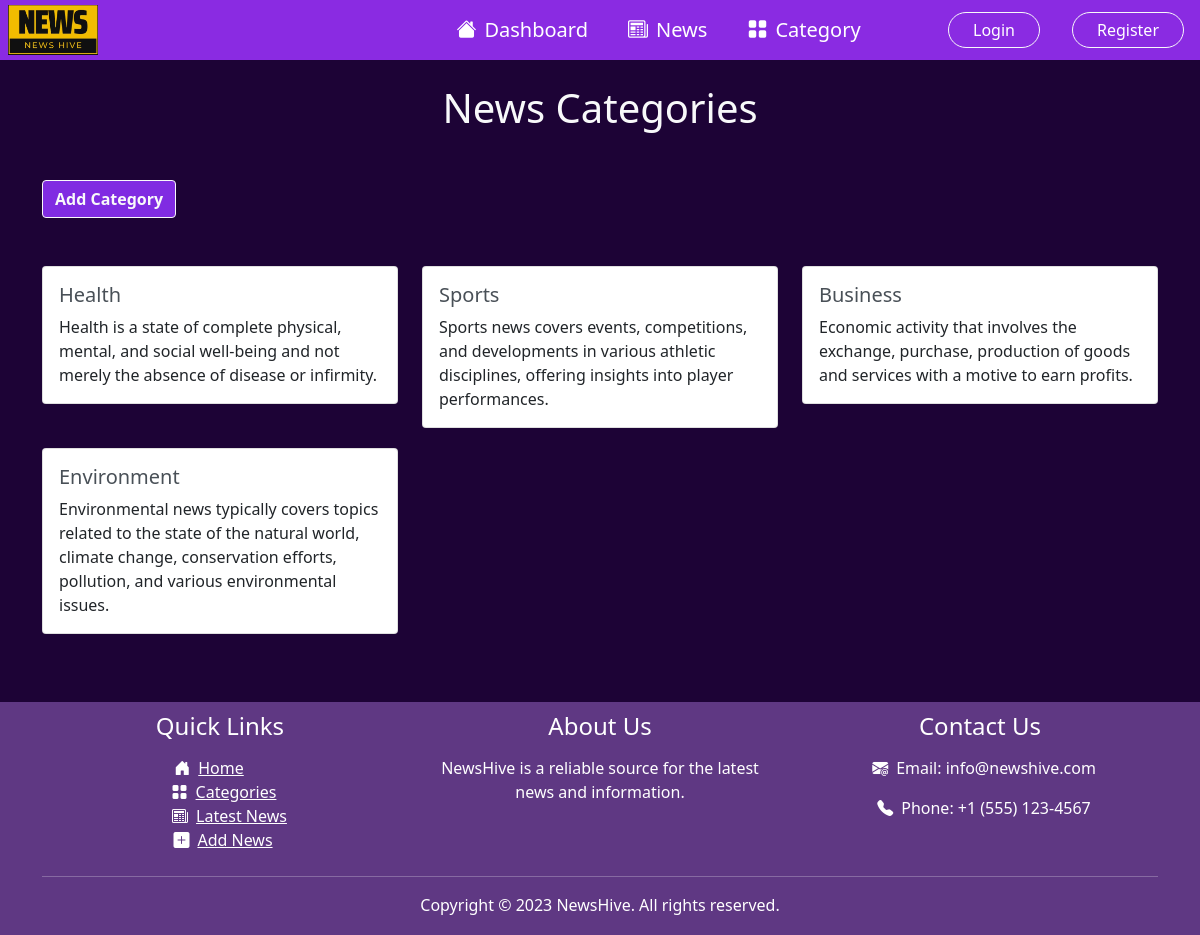
The app's page /category.php with its own data.
### tables this page shows
CREATE TABLE `category` (
  `catname` varchar(255) NOT NULL,
  `catdescn` varchar(255) NOT NULL
);

### category.php (the view, shortened to what this page needs)
<!DOCTYPE html>
<html lang="en">
<head>
    <link href="https://cdn.jsdelivr.net/npm/bootstrap@5.0.2/dist/css/bootstrap.min.css" rel="stylesheet">
</head>
<body>
    <?php
    include_once "include/navbar.php";
    ?>
    <div class="container mt-4">
        <h1 class="text-center text-light">News Categories</h1>
        <div class="col-md-12 mt-5">
            <a href="add_category.php" class="btn btn-outline-light fw-bold text-light add-category">Add Category</a>
        </div>
        <div class="row mt-5">
            <?php
            require_once "db/db-connect.php";
            $categories_query = "SELECT * FROM category";
            $categories_result = $conn->query($categories_query);
            while ($row = $categories_result->fetch_assoc()) {
                $category_name = $row['catname'];
                $category_descn = isset($row['catdescn']) ? $row['catdescn'] : "No description available";
                ?>
                <div class="col-md-4">
                    <div class="card category-card">
                        <div class="card-body">
                            <h5 class="card-title category-title"><?php echo $category_name; ?></h5>
                            <p class="card-text"><?php echo $category_descn;?></p>
                        </div>
                    </div>
                </div>
            <?php } ?>
        </div>
    </div>
    <?php include_once "include/footer.php"; ?>
</body>
</html>

### include/navbar.php (shortened to what this page needs)
<!DOCTYPE html>
<html lang="en">
<head>
    <link href="https://cdn.jsdelivr.net/npm/bootstrap@5.0.2/dist/css/bootstrap.min.css" rel="stylesheet">
    <link rel="stylesheet" href="https://cdn.jsdelivr.net/npm/bootstrap-icons@1.11.2/font/bootstrap-icons.min.css">
</head>
<body class="wholecontainer">
    <nav class="navbar navbar-expand-lg navbar-dark sticky-top p-0">
        <a class="navbar-brand" href="#">
            <img class="image-fluid w-25 ms-2" src="images\logo.jpg" alt="NewsHive">
        </a>
        <div class="collapse navbar-collapse justify-content-end" id="navbarNav">
            <ul class="navbar-nav">
                <li class="nav-item <?php echo (isset($_SESSION['email'])) ? 'active' : ''; ?>">
                    <?php if(isset($_SESSION['email'])) { ?>
                        <a class="navbar-brand mx-3 fs-5" href="dashboard.php"><i class="bi bi-house-fill mx-2"></i>Dashboard</a>
                    <?php } else { ?>
                        <span class="navbar-brand mx-3 fs-5"><i class="bi bi-house-fill mx-2"></i>Dashboard</span>
                    <?php } ?>
                </li>
                <li class="nav-item <?php echo (isset($_SESSION['email'])) ? 'active' : ''; ?>">
                    <?php if(isset($_SESSION['email'])) { ?>
                        <a class="navbar-brand mx-3 fs-5" href="newspage.php"><i class="bi bi-newspaper mx-2"></i>News</a>
                    <?php } else { ?>
                        <span class="navbar-brand mx-3 fs-5"><i class="bi bi-newspaper mx-2"></i>News</span>
                    <?php } ?>
                </li>
                <li class="nav-item <?php echo (isset($_SESSION['email'])) ? 'active' : ''; ?>">
                    <?php if(isset($_SESSION['email'])) { ?>
                        <a class="navbar-brand mx-3 fs-5" href="category.php"><i class="bi bi-grid-fill mx-2"></i>Category</a>
                    <?php } else { ?>
                        <span class="navbar-brand mx-3 fs-5"><i class="bi bi-grid-fill mx-2"></i>Category</span>
                    <?php } ?>
                </li>
            </ul>
        </div>
        <?php if(isset($_SESSION['email'])){ ?>
            <div class="collapse navbar-collapse justify-content-end">
                <ul class="navbar-nav d-flex">
                    <li class="nav-item">
                        <h5 class="text-white mt-1">Welcome!!! <?php echo $_SESSION['name'];  ?></h5>
                    </li>
                    <li class="nav-item">
                        <a class="navbar-brand mx-3 fs-6 px-4 btn btn-outline-light loginnav" href="logout.php">LogOut</a>
                    </li>
                </ul>
            </div>
        <?php } else { ?>
            <div class="collapse navbar-collapse justify-content-end">
                <ul class="navbar-nav">
                    <li class="nav-item">
                        <a class="navbar-brand mx-3 fs-6 px-4 btn btn-outline-light loginnav" href="login.php">Login</a>
                    </li>
                    <li class="nav-item">
                        <a class="navbar-brand mx-3 fs-6 px-4 btn btn-outline-light loginnav" href="register.php">Register</a>
                    </li>
                </ul>
            </div>
        <?php } ?>
    </nav>
</body>
</html>

### include/footer.php (shortened to what this page needs)
<!DOCTYPE html>
<html lang="en">
<head>
    <link href="https://cdn.jsdelivr.net/npm/bootstrap@5.0.2/dist/css/bootstrap.min.css" rel="stylesheet">
    <link rel="stylesheet" href="https://cdn.jsdelivr.net/npm/bootstrap-icons@1.11.2/font/bootstrap-icons.min.css">
</head>
<body class="footercontainer">
     <footer class="footer mt-5">
        <div class="container">
            <div class="row">
                <div class="col-md-4">
                    <h4 class="mb-3">Quick Links</h4>
                    <ul class="list-unstyled footer-links">
                        <li><a href="dashboard.php" style="margin-left: -30px;"><i class="bi bi-house-door-fill mx-2"></i>Home</a></li>
                        <li><a href="category.php"><i class="bi bi-grid-fill mx-2"></i>Categories</a></li>
                        <li><a href="newspage.php" style="margin-left: 11px;"><i class="bi bi-newspaper mx-2"></i>Latest News</a></li>
                        <li><a href="add_news.php" style="margin-left: -2px;"><i class="bi bi-plus-square-fill mx-2"></i>Add News</a></li>
                    </ul>
                </div>
                <div class="col-md-4">
                    <h4 class="mb-3">About Us</h4>
                    <p>NewsHive is a reliable source for the latest news and information.</p>
                </div>
                <div class="col-md-4">
                    <h4 class="mb-3">Contact Us</h4>
                    <p><i class="bi bi-envelope-at-fill mx-2"></i>Email: info@newshive.com</p>
                    <p><i class="bi bi-telephone-fill mx-2"></i>Phone: +1 (555) 123-4567</p>
                </div>
            </div>
            <hr class="mt-2">
            <p class="mb-2">Copyright &copy; 2023 NewsHive. All rights reserved.</p>
        </div>
    </footer>
</body>
</html>

### category.php (style rules this page uses)
.category-card { margin-bottom: 20px; }
.category-title { color: #495057; }
.btn.add-category { background-color: #802be2; }

### include/navbar.php (style rules this page uses)
.wholecontainer { background-color: rgb(29, 3, 54); }
nav { background-color: blueviolet; }
.btn.loginnav { border-radius: 2rem; }

### include/footer.php (style rules this page uses)
.footer { background-color: rgb(95, 56, 131); color: white; padding: 10px 0; text-align: center; }
.footer-links a { color: white; }

### records on screen
category: catname "Health", catdescn "Health is a state of complete physical, mental, and social well-being and not merely the absence of disease or infirmity."
category: catname "Sports", catdescn "Sports news covers events, competitions, and developments in various athletic disciplines, offering insights into player performances."
category: catname "Business", catdescn "Economic activity that involves the exchange, purchase, production of goods and services with a motive to earn profits."
category: catname "Environment", catdescn "Environmental news typically covers topics related to the state of the natural world, climate change, conservation efforts, pollution, and various environmental issues."
